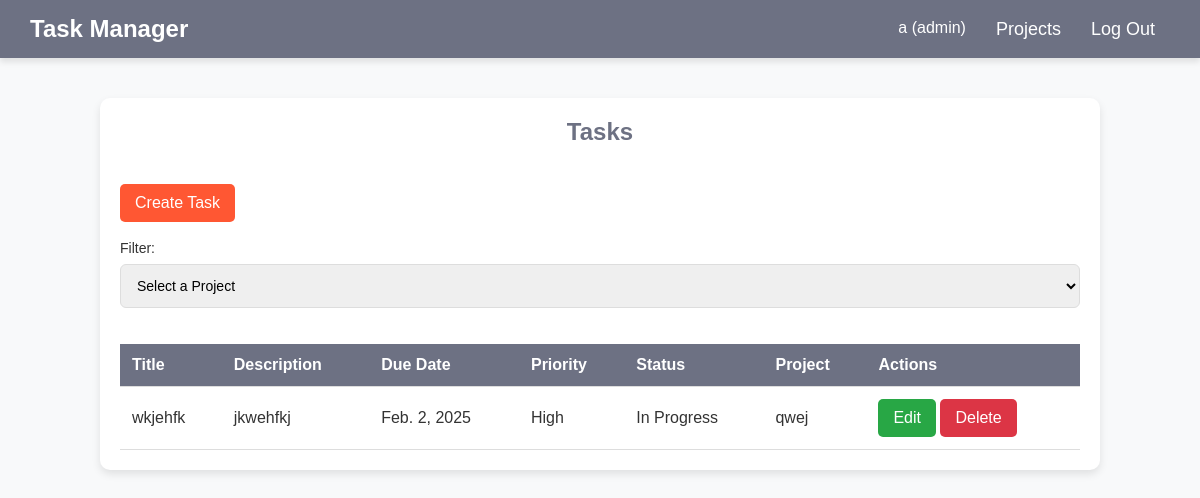
The app's page /3/ (signed in) with its own data.
### tasks/models.py (models this page shows, shortened)
class User(AbstractUser):
    ROLE_CHOICES = (
        ('admin', 'Admin'),
        ('user', 'User'),
    )
    role = models.CharField(max_length=20, choices=ROLE_CHOICES, default='employee')
    phone_number = models.CharField(max_length=15, blank=True, null=True)
    def __str__(self):
        return f"{self.username} ({self.role})"

class Task(models.Model):
    title = models.CharField(max_length=225)
    description = models.TextField()
    due_date = models.DateField()
    priority = models.CharField(max_length=6)
    status = models.CharField(max_length=10)
    project = models.ForeignKey(Project, on_delete=models.CASCADE, related_name='tasks')

class Project(models.Model):
    name = models.CharField(max_length=160, unique=True)

### tasks/views.py (the view)
# urls.py: 2. Add a URL to urlpatterns:  path('', views.home, name='home')
@login_required
def home(request, project_id=None):
    if project_id:
        project = get_object_or_404(Project, id=project_id)
        tasks = Task.objects.filter(project=project)
    else:
        tasks = Task.objects.all()
    projects = Project.objects.all()
    return render(request, 'home.html', {'tasks': tasks, 'projects': projects, 'selected_project_id': project_id})

### tasks/templates/home.html (shortened to what this page needs)
<!DOCTYPE html>
<html lang="en">
<head>
</head>
<body>
    {% include 'layout/header.html' with link='/projects_list' name='Projects' %}
    <div class="tasks-list">
        <h2>Tasks</h2>
        <br>
        <a href="{% url 'create_task' %}" class="btn" style="background: #ff5733;">Create Task</a>
        <br><br>
        <label>Filter:</label>
        <select id="projectDropdown" onchange="filterTasks()">
            <option value="" disabled selected>Select a Project</option>
        </select>
        <div style="overflow-x: auto;">
        <table class="task-table">
            <thead>
                <tr>
                    <th>Title</th>
                    <th>Description</th>
                    <th>Due Date</th>
                    <th>Priority</th>
                    <th>Status</th>
                    <th>Project</th>
                    <th>Actions</th>
                </tr>
            </thead>
            <tbody>
                {% for task in tasks %}
                <tr>
                    <td>{{ task.title }}</td>
                    <td>{{ task.description }}</td>
                    <td>{{ task.due_date }}</td>
                    <td>{{ task.priority }}</td>
                    <td>{{ task.status }}</td>
                    <td>{{ task.project.name }}</td>
                    <td>
                        {% if request.user.role == "admin" %}
                            <a href="{% url 'update_task' task.id %}" class="btn btn-edit">Edit</a>
                            <a href="{% url 'delete_task' task.id %}" class="btn btn-delete" onclick="return confirm('Are you sure you want to delete this task?');">Delete</a>
                        {% endif %}
                    </td>
                </tr>
                {% empty %}
                <tr>
                    <td colspan="7">No tasks found</td>
                </tr>
                {% endfor %}
            </tbody>
        </table>
    </div>
    </div>
</body>
</html>

### tasks/templates/layout/header.html (shortened to what this page needs)
<header>
    <div class="logo">Task Manager</div>
    <nav>
        <ul id="menu">
            <li>{{ request.user }}</li>
            <li><a href="{{ link }}">{{ name }}</a></li>
            <li><a href="/logout">Log Out</a></li>
        </ul>
    </nav>
</header>

### tasks/templates/home.html (style rules this page uses)
* { margin: 0; padding: 0; box-sizing: border-box; font-family: 'Poppins', sans-serif; }
body { background: #f8f9fa; color: #333; font-size: 16px; }
header { display: flex; justify-content: space-between; align-items: center; background: #6d7183; padding: 15px 30px; color: white; box-shadow: 0px 4px 6px rgba(0, 0, 0, 0.1); position: relative; }
.logo { font-size: 24px; font-weight: bold; }
nav ul { display: flex; list-style: none; }
nav ul li { margin: 0 15px; }
nav ul li a { text-decoration: none; color: white; font-size: 18px; transition: 0.3s; }
.tasks-list { max-width: 1000px; margin: 40px auto; background: white; padding: 20px; border-radius: 10px; box-shadow: 0 4px 8px rgba(0, 0, 0, 0.1); }
.task-table { width: 100%; border-collapse: collapse; margin-top: 20px; }
.task-table th, .task-table td { padding: 12px; text-align: left; border-bottom: 1px solid #ddd; }
.task-table th { background: #6d7183; color: white; }
.btn { display: inline-block; padding: 10px 15px; color: white; border: none; cursor: pointer; text-decoration: none; border-radius: 5px; transition: 0.3s; }
.btn-edit { background-color: #28a745; }
.btn-delete { background-color: #dc3545; }
h2 { font-size: 24px; margin-bottom: 20px; color: #6d7183; text-align: center; }
label { display: block; font-size: 14px; margin-bottom: 8px; font-weight: 500; }
input, select { width: 100%; padding: 12px; margin-bottom: 16px; border: 1px solid #ddd; border-radius: 6px; font-size: 14px; outline: none; transition: 0.3s ease; }

### records on screen
User: user "a (admin)"
Task: title "wkjehfk", description "jkwehfkj", due_date "Feb. 2, 2025", priority "High", status "In Progress", project.name "qwej"

### other values on screen
{{ name }} "Projects"
